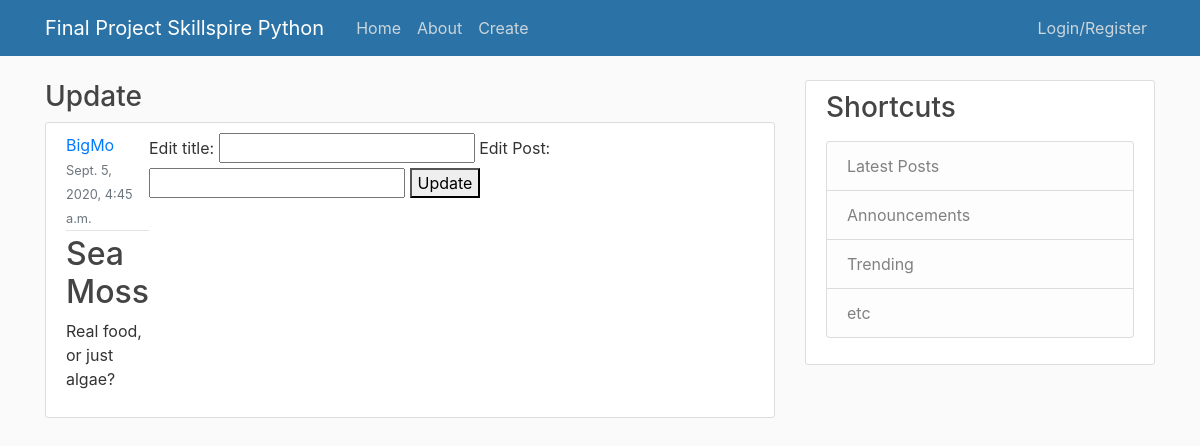
The page /editpost/7/ on the database its author committed.
### blog/models.py (models this page shows)
class Post(models.Model):
    title = models.CharField(max_length=120)
    content = models.TextField()
    date_posted = models.DateTimeField(auto_now_add=True)
    author = models.ForeignKey(User, on_delete=models.CASCADE)

### blog/views.py (the view, shortened to what this page needs)
# urls.py: path('editpost/<id>/', views.editPost, name='editpost'),
def editPost(request,id):
    post = get_object_or_404(Post, pk=id)
    if request.method == "GET":
        context = {
        "post":post
        }
        return render(request, 'blog/update.html', context)

### blog/templates/blog/update.html (shortened to what this page needs)
{% extends "blog/base.html" %}
{% block content %}
<h3>Update</h3>
<article class="media content-section">
    <div class="media-body">
        <div class="article-metadata">
            <a class="mr-2" href="#">{{ post.author }}</a>
            <small class="text-muted">{{ post.date_posted }}</small>
        </div>
        <h2><a class="article-title" href="#">{{ post.title }}</a></h2>
        <p class="article-content">{{ post.content }}</p>
    </div>
    <form method = "POST">
        <label class="">Edit title:</label>
        <input type="text" name="title"></input>
        <label for="">Edit Post:</label>
        <input type="textarea" name="post" height="5" width="40"></input>
        <button type="submit">Update</button>
    </form>
</article>
{% endblock content %}

### blog/static/css/main.css (style rules this page uses)
body { background: #fafafa; color: #333333; margin-top: 5rem; }
h1, h2, h3, h4, h5, h6 { color: #444444; }
.content-section { background: #ffffff; padding: 10px 20px; border: 1px solid #dddddd; border-radius: 3px; margin-bottom: 20px; }
.article-title { color: #444444; }
.article-content { white-space: pre-line; }
.article-metadata { padding-bottom: 1px; margin-bottom: 4px; border-bottom: 1px solid #e3e3e3 }

### rows shown on the page
Post: author "BigMo", date_posted "Sept. 5, 2020, 4:45 a.m.", title "Sea Moss", content "Real food, or just algae?"
